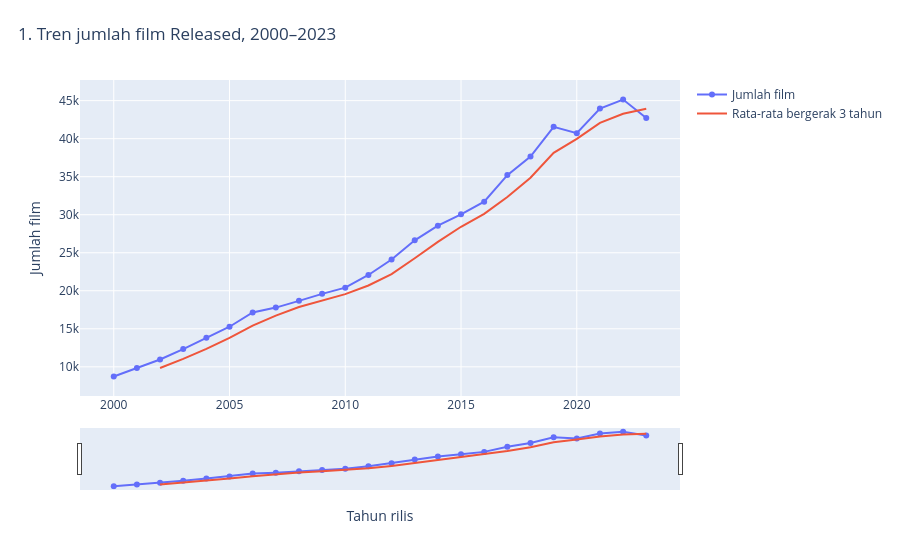

The notebook cell saved with this chart:
### Markdown cell above
## Bagian 3: Minimal 6 Visualisasi Interaktif (Plotly / Altair)

Bangun minimal 6 visualisasi interaktif yang mencakup:
- Visualisasi 1: Tren deret waktu (Line chart dengan range slider)
- Visualisasi 2: Distribusi variabel utama (Box plot / Histogram / Violin plot)
- Visualisasi 3: Korelasi antar-variabel numerik (Heatmap / Scatter plot sampling)
- Visualisasi 4: Komposisi kategori utama (Bar chart / Treemap)
- Visualisasi 5: Analisis siklus musiman / perbandingan kelompok
- Visualisasi 6: Pola spasial atau korelasi multi-dimensi

### Code cell
fig1 = go.Figure()
fig1.add_scatter(x=annual['tahun'].to_list(), y=annual['jumlah_film'].to_list(), name='Jumlah film', mode='lines+markers')
fig1.add_scatter(x=annual['tahun'].to_list(), y=annual['rata_rata_3_tahun'].to_list(), name='Rata-rata bergerak 3 tahun')
fig1.update_layout(title='1. Tren jumlah film Released, 2000–2023', xaxis_title='Tahun rilis', yaxis_title='Jumlah film', xaxis_rangeslider_visible=True)
save_show(fig1, '01_tren_tahunan')

### Figure 1 — Plotly figure (JSON) as saved in the notebook; plotly's stock layout.template omitted (floating-point values rounded to 4 significant figures)
{"data": [{"mode": "lines+markers", "name": "Jumlah film", "type": "scatter", "x": [2000, 2001, 2002, 2003, 2004, 2005, 2006, 2007, 2008, 2009, 2010, 2011, 2012, 2013, 2014, 2015, 2016, 2017, 2018, 2019, 2020, 2021, 2022, 2023], "y": [8735, 9835, 10962, 12331, 13812, 15272, 17151, 17788, 18673, 19596, 20411, 22076, 24112, 26636, 28566, 30051, 31713, 35208, 37652, 41552, 40724, 43967, 45145, 42709]}, {"name": "Rata-rata bergerak 3 tahun", "type": "scatter", "x": [2000, 2001, 2002, 2003, 2004, 2005, 2006, 2007, 2008, 2009, 2010, 2011, 2012, 2013, 2014, 2015, 2016, 2017, 2018, 2019, 2020, 2021, 2022, 2023], "y": [null, null, 9844.0, 11040.0, 12370.0, 13800.0, 15410.0, 16740.0, 17870.0, 18690.0, 19560.0, 20690.0, 22200.0, 24270.0, 26440.0, 28420.0, 30110.0, 32320.0, 34860.0, 38140.0, 39980.0, 42080.0, 43280.0, 43940.0]}], "layout": {"margin": {"b": 70, "t": 80}, "title": {"text": "1. Tren jumlah film Released, 2000–2023", "x": 0.02}, "xaxis": {"rangeslider": {"visible": true}, "title": {"text": "Tahun rilis"}}, "yaxis": {"title": {"text": "Jumlah film"}}}}
